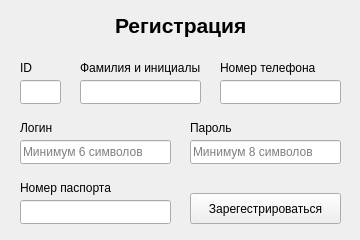
<?xml version="1.0" encoding="UTF-8"?>
<ui version="4.0">
 <class>Registration</class>
 <widget class="QWidget" name="Registration">
  <property name="geometry">
   <rect>
    <x>0</x>
    <y>0</y>
    <width>360</width>
    <height>240</height>
   </rect>
  </property>
  <property name="windowTitle">
   <string>Form</string>
  </property>
  <widget class="QLabel" name="label">
   <property name="geometry">
    <rect>
     <x>115</x>
     <y>10</y>
     <width>131</width>
     <height>31</height>
    </rect>
   </property>
   <property name="font">
    <font>
     <family>Arial</family>
     <pointsize>16</pointsize>
     <bold>true</bold>
    </font>
   </property>
   <property name="text">
    <string>Регистрация</string>
   </property>
  </widget>
  <widget class="QLabel" name="label_2">
   <property name="geometry">
    <rect>
     <x>20</x>
     <y>60</y>
     <width>21</width>
     <height>16</height>
    </rect>
   </property>
   <property name="text">
    <string>ID</string>
   </property>
  </widget>
  <widget class="QLineEdit" name="lineEdit_ID">
   <property name="geometry">
    <rect>
     <x>20</x>
     <y>80</y>
     <width>41</width>
     <height>24</height>
    </rect>
   </property>
  </widget>
  <widget class="QLabel" name="label_3">
   <property name="geometry">
    <rect>
     <x>80</x>
     <y>60</y>
     <width>121</width>
     <height>16</height>
    </rect>
   </property>
   <property name="text">
    <string>Фамилия и инициалы</string>
   </property>
  </widget>
  <widget class="QLineEdit" name="lineEdit_name">
   <property name="geometry">
    <rect>
     <x>80</x>
     <y>80</y>
     <width>121</width>
     <height>24</height>
    </rect>
   </property>
   <property name="text">
    <string/>
   </property>
   <property name="placeholderText">
    <string/>
   </property>
  </widget>
  <widget class="QLineEdit" name="lineEdit_phone">
   <property name="geometry">
    <rect>
     <x>220</x>
     <y>80</y>
     <width>121</width>
     <height>24</height>
    </rect>
   </property>
   <property name="inputMask">
    <string/>
   </property>
   <property name="text">
    <string/>
   </property>
   <property name="placeholderText">
    <string/>
   </property>
  </widget>
  <widget class="QLabel" name="label_4">
   <property name="geometry">
    <rect>
     <x>220</x>
     <y>60</y>
     <width>121</width>
     <height>16</height>
    </rect>
   </property>
   <property name="text">
    <string>Номер телефона</string>
   </property>
  </widget>
  <widget class="QLabel" name="label_5">
   <property name="geometry">
    <rect>
     <x>190</x>
     <y>120</y>
     <width>51</width>
     <height>16</height>
    </rect>
   </property>
   <property name="text">
    <string>Пароль</string>
   </property>
  </widget>
  <widget class="QLineEdit" name="lineEdit_login">
   <property name="geometry">
    <rect>
     <x>20</x>
     <y>140</y>
     <width>151</width>
     <height>24</height>
    </rect>
   </property>
   <property name="placeholderText">
    <string>Минимум 6 символов</string>
   </property>
  </widget>
  <widget class="QLabel" name="label_6">
   <property name="geometry">
    <rect>
     <x>20</x>
     <y>120</y>
     <width>41</width>
     <height>16</height>
    </rect>
   </property>
   <property name="text">
    <string>Логин</string>
   </property>
  </widget>
  <widget class="QLineEdit" name="lineEdit_password">
   <property name="geometry">
    <rect>
     <x>190</x>
     <y>140</y>
     <width>151</width>
     <height>24</height>
    </rect>
   </property>
   <property name="echoMode">
    <enum>QLineEdit::Password</enum>
   </property>
   <property name="placeholderText">
    <string>Минимум 8 символов</string>
   </property>
  </widget>
  <widget class="QLabel" name="label_7">
   <property name="geometry">
    <rect>
     <x>20</x>
     <y>180</y>
     <width>121</width>
     <height>16</height>
    </rect>
   </property>
   <property name="text">
    <string>Номер паспорта</string>
   </property>
  </widget>
  <widget class="QLineEdit" name="lineEdit_passport">
   <property name="geometry">
    <rect>
     <x>20</x>
     <y>200</y>
     <width>151</width>
     <height>24</height>
    </rect>
   </property>
   <property name="inputMask">
    <string/>
   </property>
   <property name="text">
    <string/>
   </property>
   <property name="placeholderText">
    <string/>
   </property>
  </widget>
  <widget class="QPushButton" name="pushButton_register">
   <property name="geometry">
    <rect>
     <x>190</x>
     <y>193</y>
     <width>151</width>
     <height>31</height>
    </rect>
   </property>
   <property name="text">
    <string>Зарегестрироваться</string>
   </property>
  </widget>
 </widget>
 <resources/>
 <connections/>
</ui>
